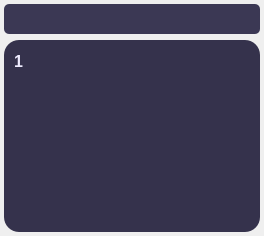
               <widget class="QWidget" name="PublicSQLPage">
                <attribute name="label">
                 <string>Public SQLs</string>
                </attribute>
                <layout class="QVBoxLayout" name="verticalLayout_37">
                 <property name="leftMargin">
                  <number>2</number>
                 </property>
                 <property name="topMargin">
                  <number>2</number>
                 </property>
                 <property name="rightMargin">
                  <number>2</number>
                 </property>
                 <property name="bottomMargin">
                  <number>2</number>
                 </property>
                 <item>
                  <widget class="QWidget" name="widget_38" native="true">
                   <layout class="QVBoxLayout" name="verticalLayout_38">
                    <property name="leftMargin">
                     <number>2</number>
                    </property>
                    <property name="topMargin">
                     <number>2</number>
                    </property>
                    <property name="rightMargin">
                     <number>2</number>
                    </property>
                    <property name="bottomMargin">
                     <number>2</number>
                    </property>
                    <item>
                     <widget class="QLineEdit" name="SearchPublicSQLLineEdit">
                      <property name="font">
                       <font>
                        <family>Arial</family>
                        <pointsize>-1</pointsize>
                       </font>
                      </property>
                      <property name="styleSheet">
                       <string notr="true">QLineEdit{
	background-color: rgb(59, 56, 84);/* Set your desired background color */
	color: rgb(238, 236, 255);/* Set your desired text color */
	font-family: Arial;
	font-size: 15px; /* Set your desired font size */
	border-style: none;
	/*border: 1px solid #CCCCCC;  Set your desired border style */
	border-radius: 5px; /* Set your desired border radius */
	padding: 5px; /* Set your desired padding */
	}</string>
                      </property>
                      <property name="text">
                       <string/>
                      </property>
                     </widget>
                    </item>
                    <item>
                     <widget class="QTreeWidget" name="PublicSQLTreeWidget">
                      <property name="cursor" stdset="0">
                       <cursorShape>OpenHandCursor</cursorShape>
                      </property>
                      <property name="styleSheet">
                       <string notr="true">QTreeWidget {
	background-color: rgb(53, 50, 76);
	border-radius: 15px;
	color: rgb(238, 236, 255);/* Set your desired text color */
	font-family: Arial;
	font-size: 17px; /* Set your desired font size */
	padding: 5px; /* Set your desired padding */
	}
QHeaderView::section {
	background-color: rgb(53, 50, 76); /* Set your desired background color */
    color: rgb(238, 236, 255); /* Set your desired text color */
    font-family: Arial;
	font-weight:bold;
    font-size: 16px; /* Set your desired font size */
    border: none;
    padding: 5px; /* Set your desired padding */
    text-align: left; /* Set the alignment of the header text */
}</string>
                      </property>
                      <property name="animated">
                       <bool>false</bool>
                      </property>
                     </widget>
                    </item>
                   </layout>
                  </widget>
                 </item>
                </layout>
               </widget>
